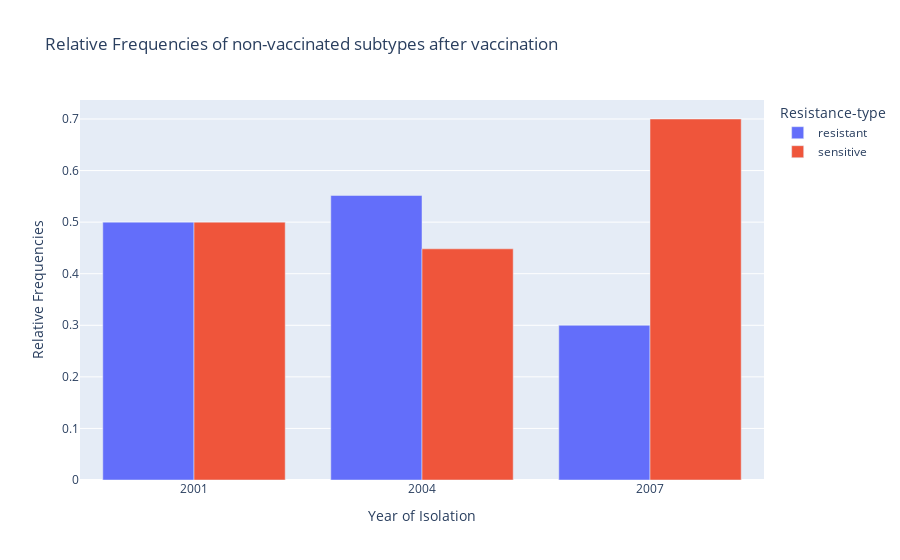

Here is the notebook cell this chart was saved with:
### Markdown cell above
### Plotting the Results

### Code cell
#plot the histogram

fig = px.bar(df_nonvacc_freq, x='Year of Isolation', y = 'Relative Frequencies',  color = 'Resistance-type',  barmode='group', title = 'Relative Frequencies of non-vaccinated subtypes after vaccination')
fig.show()

### Figure 1 — Plotly figure (JSON) as saved in the notebook; plotly's stock layout.template omitted (floating-point values rounded to 4 significant figures)
{"data": [{"alignmentgroup": "True", "hovertemplate": "Resistance-type=resistant<br>Year of Isolation=%{x}<br>Relative Frequencies=%{y}<extra></extra>", "legendgroup": "resistant", "marker": {"color": "#636efa"}, "name": "resistant", "offsetgroup": "resistant", "orientation": "v", "showlegend": true, "textposition": "auto", "type": "bar", "x": [2001, 2004, 2007], "xaxis": "x", "y": [0.5, 0.5517, 0.3], "yaxis": "y"}, {"alignmentgroup": "True", "hovertemplate": "Resistance-type=sensitive<br>Year of Isolation=%{x}<br>Relative Frequencies=%{y}<extra></extra>", "legendgroup": "sensitive", "marker": {"color": "#EF553B"}, "name": "sensitive", "offsetgroup": "sensitive", "orientation": "v", "showlegend": true, "textposition": "auto", "type": "bar", "x": [2001, 2004, 2007], "xaxis": "x", "y": [0.5, 0.4483, 0.7], "yaxis": "y"}], "layout": {"barmode": "group", "legend": {"title": {"text": "Resistance-type"}, "tracegroupgap": 0}, "title": {"text": "Relative Frequencies of non-vaccinated subtypes after vaccination"}, "xaxis": {"anchor": "y", "domain": [0, 1], "title": {"text": "Year of Isolation"}}, "yaxis": {"anchor": "x", "domain": [0, 1], "title": {"text": "Relative Frequencies"}}}}
